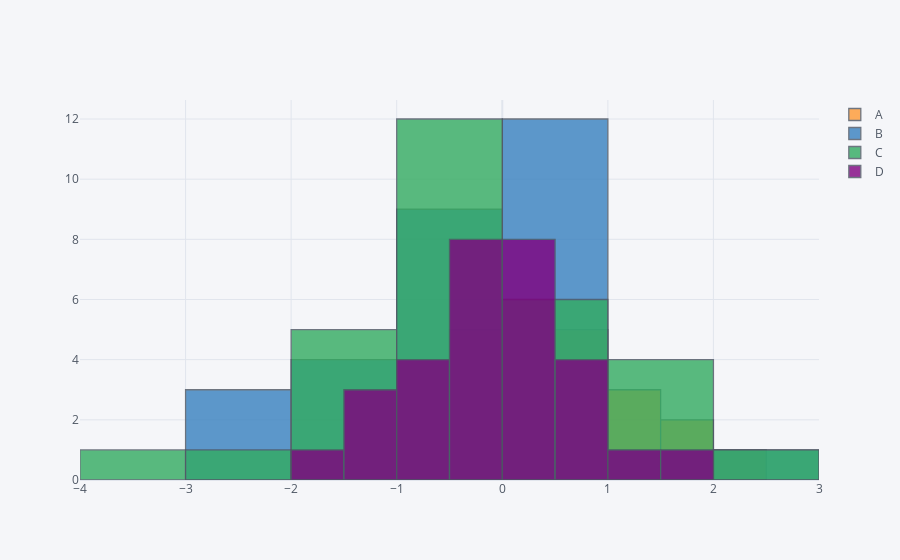

The code cell stored with this chart in its notebook:
### Code cell
df.iplot(kind='hist')

### Figure 1 — Plotly figure (JSON) as saved in the notebook; plotly's stock layout.template omitted (floating-point values rounded to 4 significant figures)
{"data": [{"histfunc": "count", "histnorm": "", "marker": {"color": "rgba(255, 153, 51, 1.0)", "line": {"color": "#4D5663", "width": 1.3}}, "name": "A", "opacity": 0.8, "orientation": "v", "type": "histogram", "x": [0.379, 1.155, 1.697, -0.2681, 0.9223, 0.7984, 0.3546, 0.9978, -1.332, 0.05666, 0.7479, -0.2125, 2.296, -1.568, -0.3177, 1.161, 0.5755, 1.159, -0.6118, -0.04215, -1.167, -0.8889, -0.6874, 0.2349, -0.5268, 0.3161, -1.315, 1.527, 0.4007, -0.1616]}, {"histfunc": "count", "histnorm": "", "marker": {"color": "rgba(55, 128, 191, 1.0)", "line": {"color": "#4D5663", "width": 1.3}}, "name": "B", "opacity": 0.8, "orientation": "v", "type": "histogram", "x": [0.406, 0.696, -0.09187, 0.8196, 0.9511, -0.5766, -1.615, -0.8312, -0.6361, -1.032, -2.279, -0.4992, -2.156, 0.1798, -1.505, 0.2854, 0.3314, -1.658, 1.118, 0.6862, 0.09839, -2.054, 0.07695, -0.01478, 0.5067, 0.402, -0.8929, -0.896, -0.07704, 2.324]}, {"histfunc": "count", "histnorm": "", "marker": {"color": "rgba(50, 171, 96, 1.0)", "line": {"color": "#4D5663", "width": 1.3}}, "name": "C", "opacity": 0.8, "orientation": "v", "type": "histogram", "x": [-0.6584, -0.6243, -1.728, 0.6157, 1.801, 0.6963, 1.648, -3.112, -0.6647, 1.312, -0.8781, -0.4818, 1.324, 0.3246, -0.8822, -1.59, -0.1352, -0.8874, 0.417, 0.3737, -1.059, -2.716, -0.4148, -1.746, -0.4807, 2.042, -0.5484, -0.8199, 0.2327, -1.713]}, {"histfunc": "count", "histnorm": "", "marker": {"color": "rgba(128, 0, 128, 1.0)", "line": {"color": "#4D5663", "width": 1.3}}, "name": "D", "opacity": 0.8, "orientation": "v", "type": "histogram", "x": [0.0979, 1.212, 0.8876, -0.1973, -1.878, -0.6642, -0.2356, -0.4611, 0.4493, 0.3262, 0.4852, 1.726, -0.5786, 0.3034, 0.602, -0.3927, -0.6731, -0.8967, 0.7018, 0.07665, -1.328, 0.6118, -1.39, -1.278, 0.3889, -0.4111, 0.3827, -0.06761, -0.3966, -0.043]}], "layout": {"barmode": "overlay", "legend": {"bgcolor": "#F5F6F9", "font": {"color": "#4D5663"}}, "paper_bgcolor": "#F5F6F9", "plot_bgcolor": "#F5F6F9", "title": {"font": {"color": "#4D5663"}}, "xaxis": {"gridcolor": "#E1E5ED", "showgrid": true, "tickfont": {"color": "#4D5663"}, "title": {"font": {"color": "#4D5663"}, "text": ""}, "zerolinecolor": "#E1E5ED"}, "yaxis": {"gridcolor": "#E1E5ED", "showgrid": true, "tickfont": {"color": "#4D5663"}, "title": {"font": {"color": "#4D5663"}, "text": ""}, "zerolinecolor": "#E1E5ED"}}}
